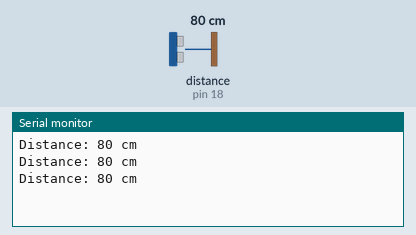
Bench run of a sketch on a simulated Arduino Uno, built with avr-gcc and run on an emulated ATmega328P. On the bench: the last lines printed to the serial monitor. Inputs (shaded band) come from the test bench; at power-on: distance to the obstacle (sensor on pin 18) 80 cm. The echo pulse lasts 58.3 µs per cm.

Above: at 1.3 s.
1.4 s: distance to the obstacle (sensor on pin 18) set to 2 cm
At 1.8 s:
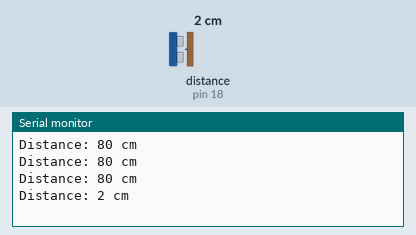
2.9 s: distance to the obstacle (sensor on pin 18) set to 4 cm
At 3.4 s:
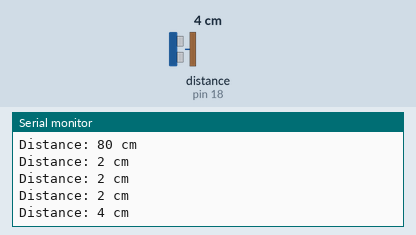
Timing chart, 0 to 5.9 s (numbered marks = the images above; inputs shaded):
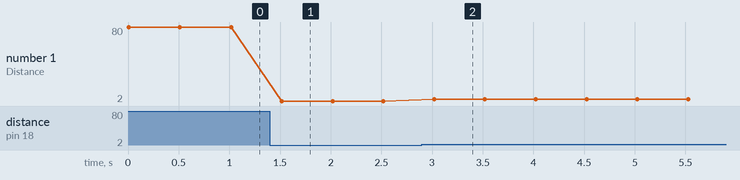

The sketch:

Distance_Measurement.ino
```cpp
#include <Ultrasonic.h>

#define TRIG_PIN 19
#define ECHO_PIN 18

Ultrasonic ultrasonic(TRIG_PIN, ECHO_PIN);

void setup() {
    Serial.begin(115200);
}

void loop() {
    long distance = ultrasonic.read(CM);
    // To chabge cm to inch, replace 'CM' to 'INC'
    Serial.print("Distance: ");
    Serial.print(distance);
    Serial.println(" cm");
    delay(500); // Wait before next reading
}
```

Measured:
- after the input at 1.4 s, the serial monitor: prints a new line after 0.12 s (image 1)
- after the input at 2.9 s, the serial monitor: prints a new line after 0.12 s (image 2)
- plotted number 1: 80 → 2 after the input at 1.4 s, 2 → 4 after the input at 2.9 s
